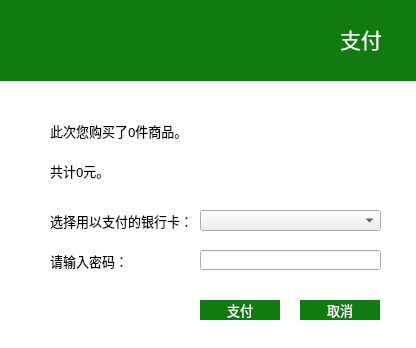
<?xml version="1.0" encoding="UTF-8"?>
<ui version="4.0">
 <class>payDialog</class>
 <widget class="QDialog" name="payDialog">
  <property name="geometry">
   <rect>
    <x>0</x>
    <y>0</y>
    <width>416</width>
    <height>348</height>
   </rect>
  </property>
  <property name="windowTitle">
   <string>在线支付</string>
  </property>
  <widget class="QLabel" name="labelNum">
   <property name="geometry">
    <rect>
     <x>50</x>
     <y>110</y>
     <width>251</width>
     <height>41</height>
    </rect>
   </property>
   <property name="font">
    <font>
     <family>黑体</family>
     <pointsize>10</pointsize>
    </font>
   </property>
   <property name="text">
    <string>此次您购买了0件商品。</string>
   </property>
   <property name="alignment">
    <set>Qt::AlignLeading|Qt::AlignLeft|Qt::AlignVCenter</set>
   </property>
  </widget>
  <widget class="QLabel" name="labelTotal">
   <property name="geometry">
    <rect>
     <x>50</x>
     <y>150</y>
     <width>251</width>
     <height>41</height>
    </rect>
   </property>
   <property name="font">
    <font>
     <family>黑体</family>
     <pointsize>10</pointsize>
    </font>
   </property>
   <property name="text">
    <string>共计0元。</string>
   </property>
   <property name="alignment">
    <set>Qt::AlignLeading|Qt::AlignLeft|Qt::AlignVCenter</set>
   </property>
  </widget>
  <widget class="QPushButton" name="buttonOk">
   <property name="geometry">
    <rect>
     <x>200</x>
     <y>300</y>
     <width>80</width>
     <height>20</height>
    </rect>
   </property>
   <property name="font">
    <font>
     <family>黑体</family>
     <pointsize>10</pointsize>
    </font>
   </property>
   <property name="styleSheet">
    <string notr="true">color:white;background-color: rgb(16, 124, 15);border-style: solid</string>
   </property>
   <property name="text">
    <string>支付</string>
   </property>
  </widget>
  <widget class="QPushButton" name="buttonCancel">
   <property name="geometry">
    <rect>
     <x>300</x>
     <y>300</y>
     <width>80</width>
     <height>20</height>
    </rect>
   </property>
   <property name="font">
    <font>
     <family>黑体</family>
     <pointsize>10</pointsize>
    </font>
   </property>
   <property name="styleSheet">
    <string notr="true">color:white;background-color: rgb(16, 124, 15);border-style: solid</string>
   </property>
   <property name="text">
    <string>取消</string>
   </property>
  </widget>
  <widget class="QLabel" name="labelCard">
   <property name="geometry">
    <rect>
     <x>50</x>
     <y>200</y>
     <width>141</width>
     <height>41</height>
    </rect>
   </property>
   <property name="font">
    <font>
     <family>黑体</family>
     <pointsize>10</pointsize>
    </font>
   </property>
   <property name="text">
    <string>选择用以支付的银行卡：</string>
   </property>
  </widget>
  <widget class="QComboBox" name="comboBoxCard">
   <property name="geometry">
    <rect>
     <x>200</x>
     <y>210</y>
     <width>181</width>
     <height>21</height>
    </rect>
   </property>
  </widget>
  <widget class="QLabel" name="labelPassword">
   <property name="geometry">
    <rect>
     <x>50</x>
     <y>240</y>
     <width>91</width>
     <height>41</height>
    </rect>
   </property>
   <property name="font">
    <font>
     <family>黑体</family>
     <pointsize>10</pointsize>
    </font>
   </property>
   <property name="text">
    <string>请输入密码：</string>
   </property>
  </widget>
  <widget class="QLineEdit" name="lineEditPassword">
   <property name="geometry">
    <rect>
     <x>200</x>
     <y>250</y>
     <width>181</width>
     <height>20</height>
    </rect>
   </property>
  </widget>
  <widget class="QLabel" name="label_7">
   <property name="geometry">
    <rect>
     <x>290</x>
     <y>20</y>
     <width>48</width>
     <height>48</height>
    </rect>
   </property>
   <property name="text">
    <string/>
   </property>
   <property name="pixmap">
    <pixmap resource="icon.qrc">:/Icon/Icon/pay-white-48.png</pixmap>
   </property>
  </widget>
  <widget class="QLabel" name="label_10">
   <property name="geometry">
    <rect>
     <x>340</x>
     <y>15</y>
     <width>61</width>
     <height>48</height>
    </rect>
   </property>
   <property name="font">
    <font>
     <family>黑体</family>
     <pointsize>16</pointsize>
    </font>
   </property>
   <property name="styleSheet">
    <string notr="true">color:white;background-color: rgb(16, 124, 15);border-style: solid</string>
   </property>
   <property name="text">
    <string>支付</string>
   </property>
  </widget>
  <widget class="QLabel" name="label_9">
   <property name="geometry">
    <rect>
     <x>0</x>
     <y>0</y>
     <width>421</width>
     <height>81</height>
    </rect>
   </property>
   <property name="styleSheet">
    <string notr="true">color:white;background-color: rgb(16, 124, 15);border-style: solid</string>
   </property>
   <property name="text">
    <string/>
   </property>
  </widget>
  <widget class="QLabel" name="label">
   <property name="geometry">
    <rect>
     <x>-7</x>
     <y>81</y>
     <width>431</width>
     <height>271</height>
    </rect>
   </property>
   <property name="minimumSize">
    <size>
     <width>431</width>
     <height>271</height>
    </size>
   </property>
   <property name="maximumSize">
    <size>
     <width>431</width>
     <height>271</height>
    </size>
   </property>
   <property name="styleSheet">
    <string notr="true">background-color: rgb(255, 255, 255);</string>
   </property>
   <property name="text">
    <string/>
   </property>
  </widget>
  <zorder>label</zorder>
  <zorder>label_9</zorder>
  <zorder>labelNum</zorder>
  <zorder>labelTotal</zorder>
  <zorder>buttonOk</zorder>
  <zorder>buttonCancel</zorder>
  <zorder>labelCard</zorder>
  <zorder>comboBoxCard</zorder>
  <zorder>labelPassword</zorder>
  <zorder>lineEditPassword</zorder>
  <zorder>label_7</zorder>
  <zorder>label_10</zorder>
 </widget>
 <tabstops>
  <tabstop>lineEditPassword</tabstop>
  <tabstop>buttonOk</tabstop>
  <tabstop>comboBoxCard</tabstop>
  <tabstop>buttonCancel</tabstop>
 </tabstops>
 <resources>
  <include location="icon.qrc"/>
 </resources>
 <connections/>
</ui>
